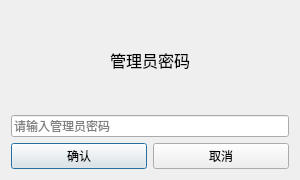
<?xml version="1.0" encoding="UTF-8"?>
<ui version="4.0">
 <class>AdminLoginDialog</class>
 <widget class="QDialog" name="AdminLoginDialog">
  <property name="geometry">
   <rect>
    <x>0</x>
    <y>0</y>
    <width>300</width>
    <height>180</height>
   </rect>
  </property>
  <property name="windowTitle">
   <string>管理员验证</string>
  </property>
  <layout class="QVBoxLayout" name="verticalLayout">
   <item>
    <widget class="QLabel" name="label">
     <property name="text">
      <string>管理员密码</string>
     </property>
     <property name="alignment">
      <set>Qt::AlignCenter</set>
     </property>
     <property name="font">
      <font>
       <pointsize>12</pointsize>
      </font>
     </property>
    </widget>
   </item>
   <item>
    <widget class="QLineEdit" name="lePassword">
     <property name="echoMode">
      <enum>QLineEdit::Password</enum>
     </property>
     <property name="placeholderText">
      <string>请输入管理员密码</string>
     </property>
    </widget>
   </item>
   <item>
    <layout class="QHBoxLayout" name="horizontalLayout">
     <item>
      <widget class="QPushButton" name="btnConfirm">
       <property name="text">
        <string>确认</string>
       </property>
      </widget>
     </item>
     <item>
      <widget class="QPushButton" name="btnCancel">
       <property name="text">
        <string>取消</string>
       </property>
      </widget>
     </item>
    </layout>
   </item>
  </layout>
 </widget>
 <resources/>
 <connections>
  <connection>
   <sender>btnCancel</sender>
   <signal>clicked()</signal>
   <receiver>AdminLoginDialog</receiver>
   <slot>reject()</slot>
   <hints>
    <hint type="sourcelabel">
     <x>200</x>
     <y>130</y>
    </hint>
    <hint type="destinationlabel">
     <x>200</x>
     <y>90</y>
    </hint>
   </hints>
  </connection>
 </connections>
</ui>
